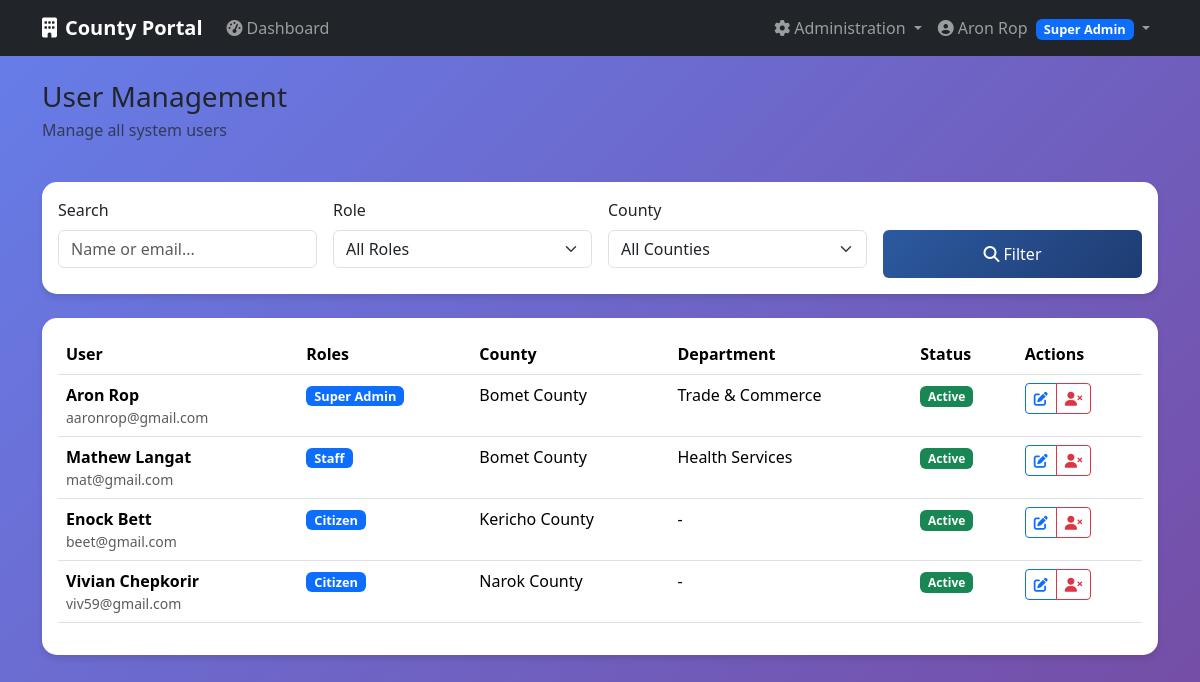
The app's page /auth/users (signed in), older data.
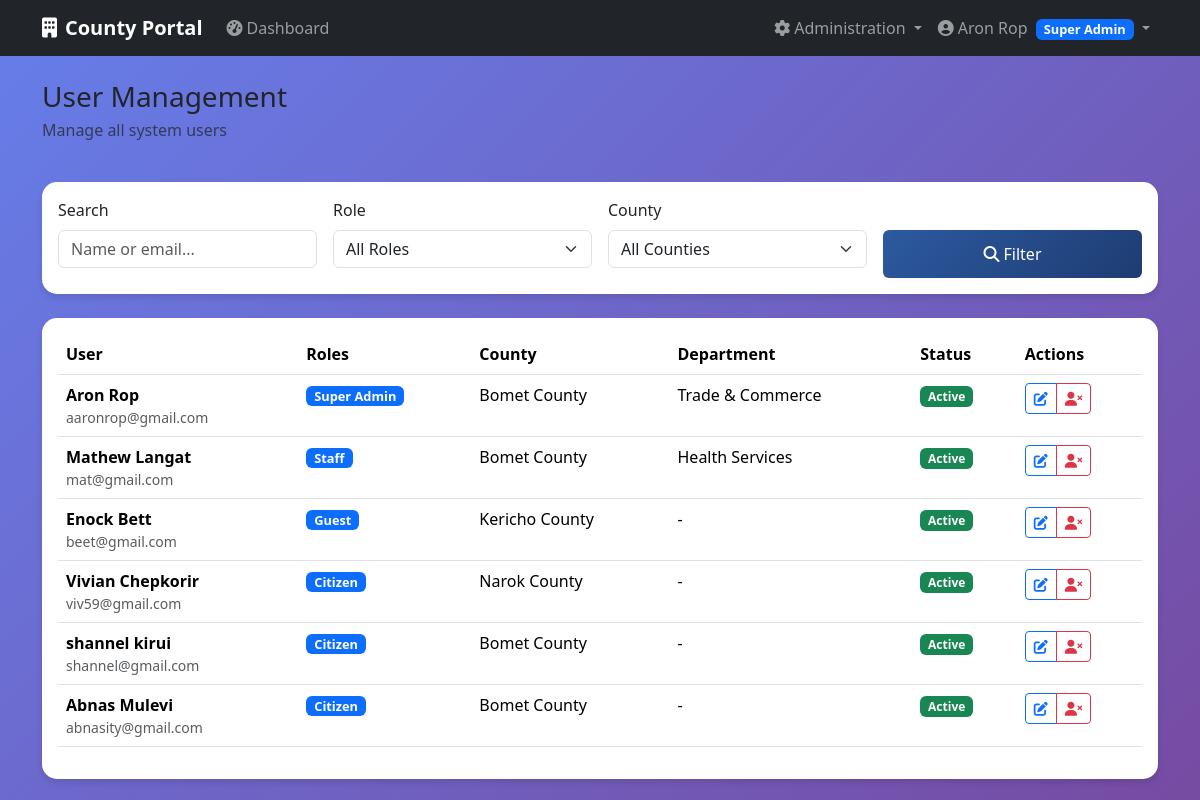
The same page, newer data.
### app/models/user.py (models this page shows, shortened)
class User(db.Model, UserMixin):
    __tablename__ = 'users'
    id = db.Column(db.Integer, primary_key=True)
    email = db.Column(db.String(200), unique=True, nullable=False)
    password = db.Column(db.String(128), nullable=False)
    active = db.Column(db.Boolean(), default=True)
    confirmed_at = db.Column(db.DateTime())
    created_at = db.Column(db.DateTime(), nullable=False, default=db.func.current_timestamp())
    fs_uniquifier = db.Column(db.String(255), unique=True, nullable=False, default=lambda: str(uuid.uuid4()))
    county_id = db.Column(db.Integer, db.ForeignKey('counties.id'))
    department_id = db.Column(db.Integer, db.ForeignKey('departments.id'))
    last_login_at = db.Column(db.DateTime())
    current_login_at = db.Column(db.DateTime())
    last_login_ip = db.Column(db.String(50))
    current_login_ip = db.Column(db.String(50))
    login_count = db.Column(db.Integer, default=0)
    first_name = db.Column(db.String(100))
    last_name = db.Column(db.String(100))
    phone = db.Column(db.String(20))
    roles = db.relationship('Role', secondary=roles_users, backref=db.backref('users', lazy='dynamic'))
    def full_name(self):
        if self.first_name and self.last_name:
            return f"{self.first_name} {self.last_name}"
        return self.email.split('@')[0] # Fallback if user dont provide first and last name or both
    def has_role(self, role_name):
        return any(role.name == role_name for role in self.roles)

class Role(db.Model, RoleMixin):
    __tablename__ = 'roles'
    id = db.Column(db.Integer, primary_key=True)
    name = db.Column(db.String(80), unique=True, nullable=False)
    description = db.Column(db.String(255), nullable=True)

### app/models/county.py (models this page shows, shortened)
class County(db.Model):
        __tablename__ = 'counties'
        id = db.Column(db.Integer, primary_key=True)
        name = db.Column(db.String(100), unique=True, nullable=False)
        code = db.Column(db.String(10), unique=True, nullable=False)
        description = db.Column(db.Text)
        active = db.Column(db.Boolean, default=True)
        created_at = db.Column(db.DateTime, default=datetime.utcnow)
        users = db.relationship('User', backref='county', lazy='dynamic')
        departments = db.relationship('Department', backref='county',   lazy='dynamic')

class Department(db.Model):
        __tablename__ = 'departments'
        id = db.Column(db.Integer, primary_key=True)
        name = db.Column(db.String(100), nullable=False)
        code = db.Column(db.String(20), nullable=False)
        description = db.Column(db.Text)
        county_id = db.Column(db.Integer, db.ForeignKey('counties.id'),
  nullable=False)
        active = db.Column(db.Boolean, default=True)
        created_at = db.Column(db.DateTime, default=datetime.utcnow)
        officers = db.relationship('User', backref='department', lazy='dynamic')
        permit_types = db.relationship('PermitType', backref='department', lazy='dynamic')

### app/auth/routes.py (the view)
@auth_bp.route('/users')
@login_required
@roles_required(UserRoles.SUPER_ADMIN)
def users():
    page = request.args.get('page', 1, type=int)
    search = request.args.get('search', '', type=str)
    role_filter = request.args.get('role', '', type=str)
    county_filter = request.args.get('county', '', type=str)
    query = User.query
    if search:
        query = query.filter(
            (User.email.contains(search)) |
            (User.first_name.contains(search)) |
            (User.last_name.contains(search))
        )
    if role_filter:
        role = Role.query.filter_by(name=role_filter).first()
        if role:
            query = query.filter(User.roles.contains(role))
    if county_filter:
        query = query.filter_by(county_id=county_filter)
    users = query.paginate(
        page=page, per_page=20, error_out=False
    )
    roles = Role.query.all()
    counties = County.query.filter_by(active=True).all()
    return render_template('auth/users.html',
                            users=users,
                            roles=roles,
                            counties=counties,
                            current_search=search,
                            current_role=role_filter,
                            current_county=county_filter)

### app/templates/auth/users.html (shortened to what this page needs)
{% extends "base.html" %}
{% block content %}
<div class="row">
    <div class="col-12">
        <div class="d-flex justify-content-between align-items-center mb-4">
            <div>
                <h1 class="h3 mb-1">User Management</h1>
                <p class="text-muted">Manage all system users</p>
            </div>
        </div>
    </div>
</div>
<div class="card dashboard-card mb-4">
    <div class="card-body">
        <form method="GET" class="row g-3">
            <div class="col-md-3">
                <label for="search" class="form-label">Search</label>
                <input type="text" class="form-control" id="search" name="search"
                       value="{{ current_search }}" placeholder="Name or email...">
            </div>
            <div class="col-md-3">
                <label for="role" class="form-label">Role</label>
                <select class="form-select" id="role" name="role">
                    <option value="">All Roles</option>
                </select>
            </div>
            <div class="col-md-3">
                <label for="county" class="form-label">County</label>
                <select class="form-select" id="county" name="county">
                    <option value="">All Counties</option>
                </select>
            </div>
            <div class="col-md-3">
                <label class="form-label d-block">&nbsp;</label>
                <div class="d-grid">
                    <button type="submit" class="btn btn-primary">
                        <i class="fas fa-search me-1"></i>Filter
                    </button>
                </div>
            </div>
        </form>
    </div>
</div>
<div class="card dashboard-card">
    <div class="card-body">
        <div class="table-responsive">
            <table class="table table-hover">
                <thead>
                    <tr>
                        <th>User</th>
                        <th>Roles</th>
                        <th>County</th>
                        <th>Department</th>
                        <th>Status</th>
                        <th>Actions</th>
                    </tr>
                </thead>
                <tbody>
                    {% for user in users.items %}
                    <tr>
                        <td>
                            <div class="d-flex align-items-center">
                                <div>
                                    <div class="fw-bold">{{ user.first_name }} {{ user.last_name }}</div>
                                    <div class="small text-muted">{{ user.email }}</div>
                                </div>
                            </div>
                        </td>
                        <td>
                            {% for role in user.roles %}
                            <span class="badge bg-primary role-badge">{{ role.name.replace('_', ' ').title() }}</span>
                            {% endfor %}
                        </td>
                        <td>{{ user.county.name if user.county else '-' }}</td>
                        <td>{{ user.department.name if user.department else '-' }}</td>
                        <td>
                            <span class="badge {% if user.active %}bg-success{% else %}bg-danger{% endif %}">
                                {{ 'Active' if user.active else 'Inactive' }}
                            </span>
                        </td>
                        <td>
                            <div class="btn-group">
                                <a href="{{ url_for('auth_bp.edit_user', user_id=user.id) }}"
                                   class="btn btn-sm btn-outline-primary"
                                   title="Edit User">
                                    <i class="fas fa-edit"></i>
                                </a>
                                <button onclick="toggleUserStatus('{{ user.id }}')"
                                        class="btn btn-sm {% if user.active %}btn-outline-danger{% else %}btn-outline-success{% endif %}"
                                        title="{% if user.active %}Deactivate User{% else %}Activate User{% endif %}">
                                    <i class="fas {% if user.active %}fa-user-times{% else %}fa-user-check{% endif %}"></i>
                                </button>
                            </div>
                        </td>
                    </tr>
                    {% endfor %}
                </tbody>
            </table>
        </div>
    </div>
</div>
{% endblock %}

### app/templates/base.html (shortened to what this page needs)
<!DOCTYPE html>
<html lang="en">
<head>
    <link href="https://cdn.jsdelivr.net/npm/bootstrap@5.3.2/dist/css/bootstrap.min.css" rel="stylesheet">
    <link href="https://cdnjs.cloudflare.com/ajax/libs/font-awesome/6.4.0/css/all.min.css" rel="stylesheet">
</head>
<body>
    <nav class="navbar navbar-expand-lg navbar-dark bg-dark">
        <div class="container">
            <a class="navbar-brand" href="{{ url_for('main_bp.index') }}">
                <i class="fas fa-building me-2"></i>County Portal
            </a>
            {% if current_user.is_authenticated %}
            <div class="collapse navbar-collapse" id="navbarNav">
                <ul class="navbar-nav me-auto">
                    <li class="nav-item">
                        <a class="nav-link" href="{{ url_for('main_bp.dashboard') }}">
                            <i class="fas fa-tachometer-alt me-1"></i>Dashboard
                        </a>
                    </li>
                </ul>
                {% if current_user.has_role('super_admin') %}
                <ul class="navbar-nav">
                    <li class="nav-item dropdown">
                        <a class="nav-link dropdown-toggle" href="#" id="adminDropdown" role="button" data-bs-toggle="dropdown">
                            <i class="fas fa-cog me-1"></i>Administration
                        </a>
                    </li>
                </ul>
                {% endif %}
                <ul class="navbar-nav">
                    <li class="nav-item dropdown">
                        <a class="nav-link dropdown-toggle" href="#" id="userDropdown" role="button" data-bs-toggle="dropdown">
                            <i class="fas fa-user-circle me-1"></i>{{ current_user.full_name() }}
                            {% for role in current_user.roles %}
                            <span class="badge bg-primary role-badge ms-1">{{ role.name.replace('_', ' ').title() }}</span>
                            {% endfor %}
                        </a>
                    </li>
                </ul>
            </div>
            {% else %}
            <div class="d-flex">
                <a href="{{ url_for('security.login') }}" class="btn btn-outline-light me-2">Login</a>
                <a href="{{ url_for('security.register') }}" class="btn btn-primary">Register</a>
            </div>
            {% endif %}
        </div>
    </nav>
    <main class="container mt-4">
        {% block content %}{% endblock %}
    </main>
</body>
</html>

### app/templates/base.html (style rules this page uses)
:root { --primary-color: #2c5aa0; --secondary-color: #f8f9fa; --success-color: #28a745; --danger-color: #dc3545; --warning-color: #ffc107; }
body { background: linear-gradient(135deg, #667eea 0%, #764ba2 100%); min-height: 100vh; font-family: 'Segoe UI', Tahoma, Geneva, Verdana, sans-serif; }
.navbar-brand { font-weight: bold; }
.dashboard-card { border: none; border-radius: 15px; box-shadow: 0 4px 6px rgba(0, 0, 0, 0.1); transition: transform 0.2s; }
.role-badge { font-size: 0.8em; padding: 0.25rem 0.5rem; }
.btn-primary { background: linear-gradient(135deg, var(--primary-color) 0%, #1e3c72 100%); border: none; padding: 0.75rem 2rem; font-weight: 500; transition: transform 0.2s ease; }

Row changes from the older to the newer data that the page shows:
changed User "Enock": gains Role (name.replace "Guest"); loses Role (name.replace "Citizen")
added User: first_name "shannel", last_name "kirui", email "shannel@gmail.com", county "Bomet County", department "-", active "Active", Role (name.replace "Citizen")
added User: first_name "Abnas", last_name "Mulevi", email "abnasity@gmail.com", county "Bomet County", department "-", active "Active", Role (name.replace "Citizen")
